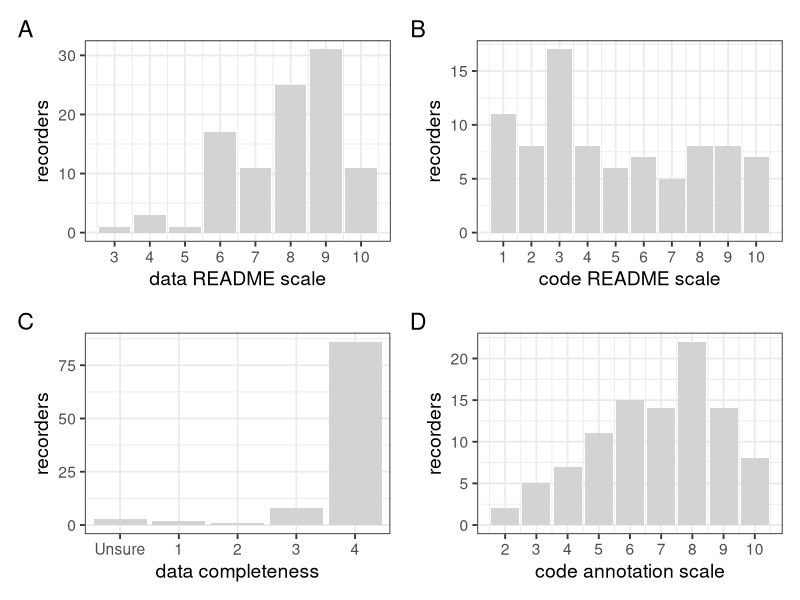

Here is the R script that generated this plot:
# Recorder variability using paper 2272
# Create Figure S15 and results in the supplemental

# Load libraries
library(tidyverse) # for data manipulation and plotting
library(patchwork) # for multi panel plots

# Read in the data for paper 2272 only
check <- read_csv("data/data-validation_2025-11-16.csv")

#--------------------------------------
# How variable are data recorders?
#------------------------------------------
# README scales + completeness + annotation
#-------------------------------------------------------------------------------
# A. README scales
#-----------------
# data plot
scale_data_plot <- 
  ggplot(check, aes(x = data_README_scale)) +
  geom_bar(fill = "lightgrey") +
  theme_bw(base_size = 14) +
  xlab("data README scale") +
  ylab("recorders") +
  scale_x_continuous(breaks = 1:10)

# code plot
scale_code_plot <- 
  ggplot(check, aes(x = code_README_scale)) +
  geom_bar(fill = "lightgrey") +
  theme_bw(base_size = 14) +
  xlab("code README scale") +
  ylab("recorders") +
  scale_x_continuous(breaks = c(1:10))

#---------------------
# B. Data completeness
#---------------------
# Make dataframe for plot
data_complete <- 
  check %>%
  filter(data_availability == "Yes") %>% 
  select(data_completeness) %>%
  group_by(data_completeness) %>%
  summarise(papers = n()) %>%
  # Fix level of factor
  mutate(data_completeness = factor(data_completeness, 
                                    levels = c("Unsure", "Low", "Fair", "High", "Complete"))) %>%
  # Exclude NAs
  na.omit() %>%
  # fix levels
  mutate()

# Plot
complete_data_plot <- 
  ggplot(data_complete, aes(x = data_completeness, y = papers)) +
  geom_col(fill = "lightgrey") +
  theme_bw(base_size = 14) +
  xlab("data completeness") +
  scale_x_discrete(labels = c("Unsure" = "Unsure", "Low" = "1",
                              "Fair" = "2", "High" = "3",
                              "Complete" = "4")) +
  ylab("recorders") 
#-------------------
# C. Code annotation
#-------------------
# Plot
annotate_code_plot <- 
  ggplot(check, aes(x = code_annotation_scale)) +
  geom_bar(fill = "lightgrey") +
  theme_bw(base_size = 14) +
  xlab("code annotation scale") +
  ylab("recorders") +
  scale_x_continuous(breaks = c(1:10))

#-----------------
# Combine plots
variability_figs <- (scale_data_plot + scale_code_plot) / (complete_data_plot+annotate_code_plot) + plot_annotation(tag_levels = "A")

#-----------------
# Get median scores and SE
check %>% summarise(median = median(data_README_scale, na.rm = TRUE), 
                    se = sqrt(var(data_README_scale, na.rm = TRUE)/length(data_README_scale))) #8
check %>% summarise(median = median(code_README_scale, na.rm = TRUE), 
                    se = sqrt(var(code_README_scale, na.rm = TRUE)/length(code_README_scale))) #4
check %>% summarise(median = median(code_annotation_scale, na.rm = TRUE), 
                    se = sqrt(var(code_annotation_scale, na.rm = TRUE)/length(code_annotation_scale))) #7
# IQ range
summary(check$data_README_scale)
summary(check$code_README_scale)
summary(check$code_annotation_scale)
#--------------------------------------------
# Get numbers with modal score
length(which(check$data_README_scale == 9))
length(which(check$code_README_scale == 3))
length(which(check$code_annotation_scale == 8))

# Mean agreement
x <- c(rep(100, 24), 96, 31, 86, 99, 99, 98, 88, 87, 88, 17, 22)
mean(x)
sqrt(var(x)/length(x))

# Excluding scaled variables
x1 <- c(rep(100, 24), 96, 86, 99, 99, 98, 88, 87, 88)
mean(x1)
sqrt(var(x1)/length(x1))

# Save figure
ggsave(variability_figs, file = "figures/supp-fig_recorder-variability.jpg", width = 6, height = 6)
